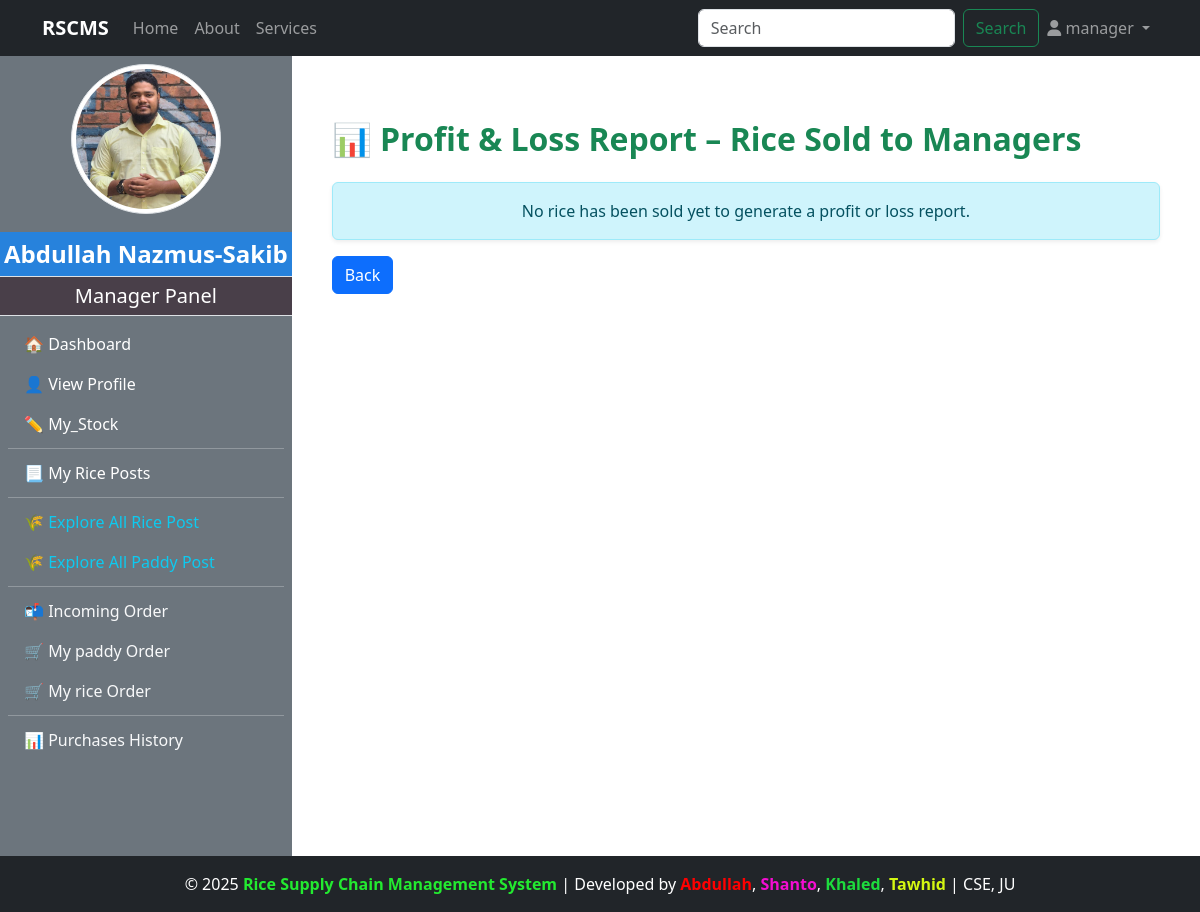
Before: /manager/profit_loss_report_for_rice_to_manager/ (signed in) with the older database file.
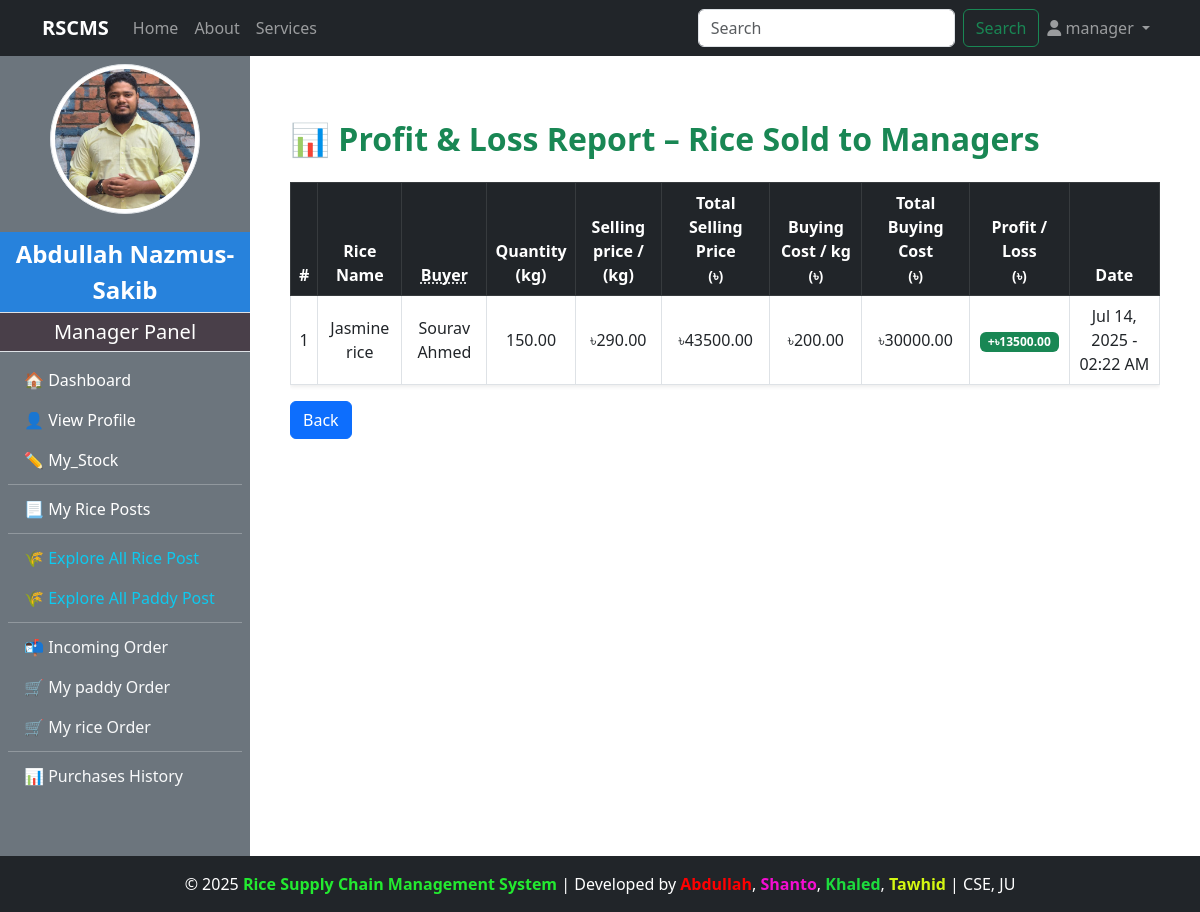
After: the same page with the newer database file.
### manager/models.py (models this page shows, shortened)
class PurchaseRice(models.Model):
    STATUS_CHOICES = [
        ('Pending', 'Pending'),
        ('Accepted', 'Accepted'),
        ('Shipping', 'Shipping'),
        ('Delivered', 'Delivered'),
        ('Successful', 'Successful'),
        ('Cancelled', 'Cancelled'),
    ]
    manager = models.ForeignKey(CustomUser, on_delete=models.CASCADE)
    rice = models.ForeignKey(RicePost, on_delete=models.CASCADE, related_name="PurchaseRice")
    quantity_purchased = models.FloatField()
    total_price = models.DecimalField(max_digits=10, decimal_places=2)
    profit_or_loss = models.FloatField(null=True, blank=True)
    delivery_cost = models.DecimalField(max_digits=6, decimal_places=2, default=0)
    is_confirmed = models.BooleanField(default=False)
    payment = models.BooleanField(default=False)
    status = models.CharField(max_length=20, choices=STATUS_CHOICES, default='Pending')  # ✅ Add this line
    purchase_date = models.DateTimeField(auto_now_add=True)

class RicePost(models.Model):
    manager = models.ForeignKey(CustomUser,on_delete=models.CASCADE, limit_choices_to={'role':'manager'},related_name="managerPost")
    rice_name = models.CharField(max_length=200, blank=True, null=True)
    quality = models.CharField(max_length=100)
    quantity_kg = models.FloatField()
    price_per_kg = models.DecimalField(max_digits=6, decimal_places=2)
    description = models.TextField()
    is_sold = models.BooleanField(default=False)
    rice_image = models.ImageField(upload_to="rice_image/",blank=True,null=True)
    created_at = models.DateTimeField(auto_now_add=True)

class ManagerProfile(models.Model):
    user = models.OneToOneField(CustomUser,on_delete=models.CASCADE,limit_choices_to={'role':'manager'},related_name="managerprofile")
    full_name = models.CharField(max_length=100)
    phone_number = models.CharField(max_length=11)
    transaction_password = models.CharField(blank=True)
    address = models.TextField()
    mill_name = models.CharField(max_length=100)
    mill_location = models.TextField()
    profile_image = models.ImageField(upload_to="manager_profile/",blank=True,null=True)
    experience_year = models.PositiveIntegerField(blank=True, null=True)
    bio = models.TextField(blank=True)
    created_at = models.DateTimeField(auto_now_add=True)

class RiceStock(models.Model):
    manager = models.ForeignKey(
        CustomUser,
        on_delete=models.CASCADE,
        limit_choices_to={'role': 'manager'},
        related_name='rice_stock'
    )
    rice_name = models.CharField(max_length=100)
    quality = models.CharField(max_length=100, blank=True, null=True)
    rice_type = models.CharField(max_length=100, blank=True, null=True)
    stock_quantity = models.FloatField(help_text='In kg')
    total_price = models.DecimalField(
        max_digits=10,
        decimal_places=2,
        default=0,
        help_text="Total value of current stock"
    )
    average_price_per_kg = models.DecimalField(
        max_digits=6,
        decimal_places=2,
        default=0.00
    )
    description = models.TextField(blank=True, null=True)
    is_active = models.BooleanField(default=True)
    created_at = models.DateTimeField(auto_now_add=True)
    updated_at = models.DateTimeField(auto_now=True)
    class Meta:
        verbose_name = "Rice Stock"
        verbose_name_plural = "Rice Stocks"

### manager/views.py (the view)
# urls.py: path("profit_loss_report_for_rice_to_manager/",views.profit_loss_report_for_rice_to_manager,name="profit_loss_report_for_rice_to_manager"),
@login_required(login_url="login")
@user_passes_test(check_manager_and_admin)
def profit_loss_report_for_rice_to_manager(request):
    report_data = []
    selling_rice_to_manager = PurchaseRice.objects.filter(
        rice__manager=request.user, status="Successful"
    ).order_by("-purchase_date")
    Owner_manager = PurchaseRice.objects.filter(
        status="Successful"
    ).order_by("-purchase_date")
    for selling in Owner_manager:
        selling_rice = RiceStock.objects.get(manager=selling.manager,rice_name = selling.rice.rice_name)
        for row in selling_rice_to_manager:
            if row.manager.managerprofile.full_name == selling_rice.manager.managerprofile.full_name:
                buying_cost_per_kg = 0
                try:
                    stock = RiceStock.objects.get(manager=request.user, rice_name=row.rice.rice_name)
                    buying_cost_per_kg = stock.average_price_per_kg
                except RiceStock.DoesNotExist:
                    buying_cost_per_kg = Decimal('0.00')
                quantity = Decimal(str(row.quantity_purchased))
                total_buying_cost = buying_cost_per_kg * quantity
                selling_price = Decimal(str(row.total_price)) -Decimal(str(row.delivery_cost))
                buying_price_per_kg = selling_price//quantity
                selling_price_per_kg = selling_price / quantity
                profit_or_loss = selling_price - total_buying_cost
                profit_or_loss_abs = abs(profit_or_loss)
                report_data.append({
                    "row": row,
                    "cost_per_kg": buying_cost_per_kg,
                    "selling_price":selling_price,
                    "selling_price_per_kg":selling_price_per_kg,
                    "total_cost": total_buying_cost,
                    "profit_or_loss": profit_or_loss,
                    "profit_or_loss_abs": profit_or_loss_abs
                })
    context = {
                    "check": 1,
                    "report_data": report_data if report_data else '',
                }
    return render(request, "manager/stock/profit_loss_report.html", context)

### admin_panel/context_processors.py (called while the page is built)
def admin_profile(request):
    if request.user.is_authenticated:
        try:
            admin = AdminProfile.objects.get(user=request.user)
            return {'admin': admin}
        except AdminProfile.DoesNotExist:
            return {}
    return {}

### customer/context_processors.py (called while the page is built)
def customer_profile(request):
    if request.user.is_authenticated:
        try:
            customer = CustomerProfile.objects.get(user=request.user)
            return {'customer': customer}
        except CustomerProfile.DoesNotExist:
            return {}
    return {}

### manager/context_processors.py (called while the page is built)
def manager_profile(request):
    if request.user.is_authenticated:
        try:
            manager = ManagerProfile.objects.get(user=request.user)
            return {'manager': manager}
        except ManagerProfile.DoesNotExist:
            return {}
    return {}

### manager/views.py (called while the page is built)
def check_manager_and_admin(user):
    return user.is_authenticated and user.role in ['manager','admin']

### manager/templates/manager/stock/profit_loss_report.html (shortened to what this page needs)
{% extends 'base.html' %}
{% load humanize %}
{% block content %}
{% if check == 1 %}
<div class="container mt-5">
    <h2 class="mb-4 text-success fw-bold">
        📊 Profit & Loss Report – Rice Sold to Managers
    </h2>
    {% if report_data %}
        <div class="table-responsive">
            <table class="table table-bordered table-hover shadow-sm align-middle text-center">
                <thead class="table-dark">
                    <tr>
                        <th>#</th>
                        <th>Rice Name</th>
                        <th><abbr title="Manager who bought the rice">Buyer</abbr></th>
                        <th>Quantity<br>(kg)</th>
                        <th>Selling price / <br>(kg)</th>
                        <th>Total Selling Price<br><small>(৳)</small></th>
                        <th>
                           Buying Cost / kg<br><small>(৳)</small>
                        </th>
                        <th>
                            Total Buying Cost<br><small>(৳)</small>
                        </th>
                        <th>Profit / Loss<br><small>(৳)</small></th>
                        <th>Date</th>
                    </tr>
                </thead>
                <tbody>
                    {% for item in report_data %}
                    <tr>
                        <td>{{ forloop.counter }}</td>
                        <td>{{ item.row.rice.rice_name }}</td>
                        <td>{{ item.row.manager.managerprofile.full_name }}</td>
                        <td>{{ item.row.quantity_purchased|floatformat:2 }}</td>
                        <td>৳{{ item.selling_price_per_kg|floatformat:2 }}</td>
                        <td>৳{{ item.selling_price|floatformat:2 }}</td>
                        <td>৳{{ item.cost_per_kg|floatformat:2 }}</td>
                        <td>৳{{ item.total_cost|floatformat:2 }}</td>
                        <td>
                            {% if item.profit_or_loss > 0 %}
                                <span class="badge bg-success">+৳{{ item.profit_or_loss_abs|floatformat:2 }}</span>
                            {% elif item.profit_or_loss < 0 %}
                                <span class="badge bg-danger">–৳{{ item.profit_or_loss_abs|floatformat:2 }}</span>
                            {% else %}
                                <span class="badge bg-secondary">৳0</span>
                            {% endif %}
                        </td>
                        <td>{{ item.row.purchase_date|date:"M d, Y - h:i A" }}</td>
                    </tr>
                    {% endfor %}
                </tbody>
            </table>
        </div>
    {% else %}
        <div class="alert alert-info text-center shadow-sm">
            No rice has been sold yet to generate a profit or loss report.
        </div>
    {% endif %}
    <a href="{% url 'manager_stock_management' %}  " class="btn btn-primary">Back</a>
</div>
{% endif %}
{% endblock %}

Changed rows visible on the page:
added PurchaseRice: row.rice.rice_name "Jasmine rice", row.manager.managerprofile.full_name "Sourav Ahmed", row.quantity_purchased "150.00", selling_price_per_kg "290.00", selling_price "43500.00", cost_per_kg "200.00", total_cost "30000.00", profit_or_loss_abs "13500.00", row.purchase_date "Jul 14, 2025 - 02:22 AM"
Other visible differences:
text no longer shown: "No rice has been sold yet to generate a profit or loss report."
text now shown: "# Rice Name Buyer Quantity (kg) Selling price / (kg) Total Selling Price (৳) Buying Cost / kg (৳) Total Buying Cost (৳) Profit / Loss (৳) Date"
